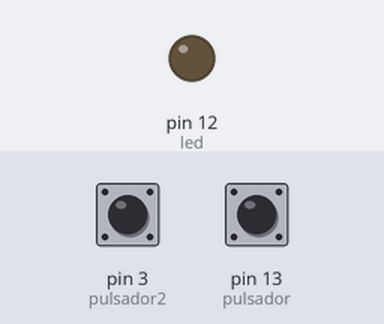
Simulated run of this sketch. Board: Arduino Uno, built with avr-gcc and run on an emulated ATmega328P. Parts: output pins drawn as LEDs (lit = HIGH). The inputs (shaded band) are chosen by the test bench; at power-on: pin 13 (pulsador) LOW, pin 3 (pulsador2) LOW.

Above: at 1.2 s.
1.3 s: pin 13 (pulsador) pulled HIGH for 0.15 s
At 2.0 s:
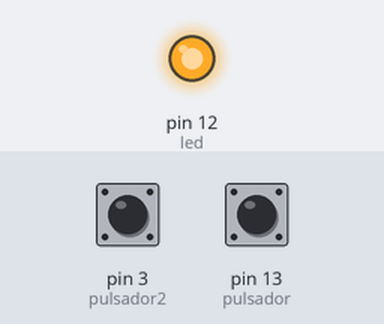
2.9 s: pin 3 (pulsador2) pulled HIGH for 0.15 s
At 3.2 s:
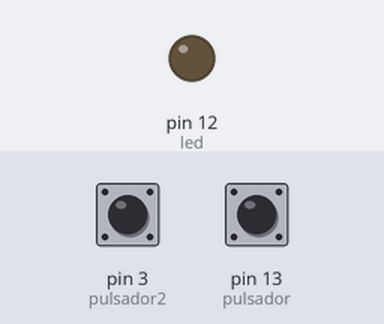
4.5 s: pin 13 (pulsador) pulled HIGH for 1 s
At 5.6 s:
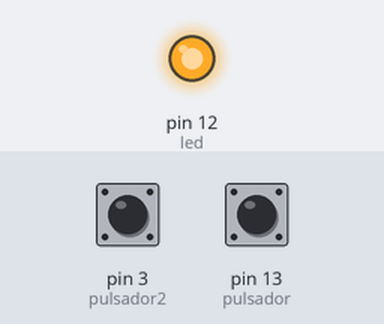
Timing chart, 0 to 7.5 s (numbered marks = the images above; inputs shaded):
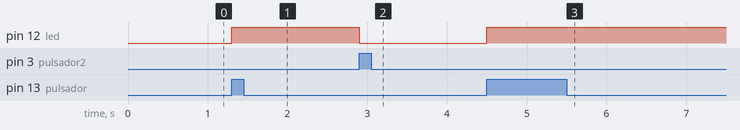

The sketch:

practica4.ino
```cpp
// PRACTICA #4 VICTOR GALVAN

//Se declaran las variables (elementos)
int led = 12;
int pulsador = 13;
int pulsador2 = 3;

void setup() {
  pinMode(led, OUTPUT);
  pinMode(pulsador, INPUT);
  pinMode(pulsador2, INPUT);

}

void loop() {
  if(digitalRead(pulsador)==1){
    digitalWrite(led, HIGH);
    }
  else if(digitalRead(pulsador2)==1){
    digitalWrite(led, LOW);
    }
}
```

Measured:
- after the input at 1.3 s, pin 12 (led): LOW → HIGH at once
- after the input at 2.9 s, pin 12 (led): HIGH → LOW at once
- after the input at 4.5 s, pin 12 (led): LOW → HIGH at once
